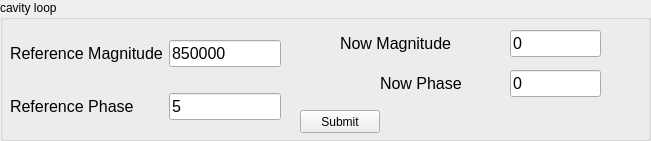
     <widget class="QGroupBox" name="groupBox_16">
      <property name="geometry">
       <rect>
        <x>650</x>
        <y>430</y>
        <width>651</width>
        <height>141</height>
       </rect>
      </property>
      <property name="title">
       <string>cavity loop </string>
      </property>
      <widget class="QWidget" name="gridLayoutWidget">
       <property name="geometry">
        <rect>
         <x>10</x>
         <y>20</y>
         <width>271</width>
         <height>121</height>
        </rect>
       </property>
       <layout class="QGridLayout" name="gridLayout_3">
        <item row="1" column="1">
         <widget class="QLineEdit" name="ui_setpoint_pha">
          <property name="font">
           <font>
            <pointsize>12</pointsize>
           </font>
          </property>
          <property name="text">
           <string>5</string>
          </property>
         </widget>
        </item>
        <item row="1" column="0">
         <widget class="QLabel" name="txt_nbr_bram_78">
          <property name="font">
           <font>
            <pointsize>12</pointsize>
           </font>
          </property>
          <property name="text">
           <string>Reference Phase</string>
          </property>
         </widget>
        </item>
        <item row="0" column="1">
         <widget class="QLineEdit" name="ui_setpoint_mag">
          <property name="font">
           <font>
            <pointsize>12</pointsize>
           </font>
          </property>
          <property name="text">
           <string>850000</string>
          </property>
         </widget>
        </item>
        <item row="0" column="0">
         <widget class="QLabel" name="txt_nbr_bram_80">
          <property name="font">
           <font>
            <pointsize>12</pointsize>
           </font>
          </property>
          <property name="text">
           <string>Reference Magnitude</string>
          </property>
         </widget>
        </item>
       </layout>
      </widget>
      <widget class="QLabel" name="txt_nbr_bram_81">
       <property name="geometry">
        <rect>
         <x>340</x>
         <y>30</y>
         <width>125</width>
         <height>27</height>
        </rect>
       </property>
       <property name="font">
        <font>
         <pointsize>12</pointsize>
        </font>
       </property>
       <property name="text">
        <string>Now Magnitude</string>
       </property>
      </widget>
      <widget class="QLabel" name="txt_nbr_bram_82">
       <property name="geometry">
        <rect>
         <x>380</x>
         <y>70</y>
         <width>88</width>
         <height>27</height>
        </rect>
       </property>
       <property name="font">
        <font>
         <pointsize>12</pointsize>
        </font>
       </property>
       <property name="text">
        <string>Now Phase</string>
       </property>
      </widget>
      <widget class="QPushButton" name="btn_submit_ref">
       <property name="geometry">
        <rect>
         <x>300</x>
         <y>110</y>
         <width>80</width>
         <height>23</height>
        </rect>
       </property>
       <property name="text">
        <string>Submit</string>
       </property>
      </widget>
      <widget class="QLineEdit" name="ui_actual_mag">
       <property name="geometry">
        <rect>
         <x>510</x>
         <y>30</y>
         <width>91</width>
         <height>27</height>
        </rect>
       </property>
       <property name="font">
        <font>
         <pointsize>12</pointsize>
        </font>
       </property>
       <property name="text">
        <string>0</string>
       </property>
      </widget>
      <widget class="QLineEdit" name="ui_actual_pha">
       <property name="geometry">
        <rect>
         <x>510</x>
         <y>70</y>
         <width>91</width>
         <height>27</height>
        </rect>
       </property>
       <property name="font">
        <font>
         <pointsize>12</pointsize>
        </font>
       </property>
       <property name="text">
        <string>0</string>
       </property>
      </widget>
     </widget>
